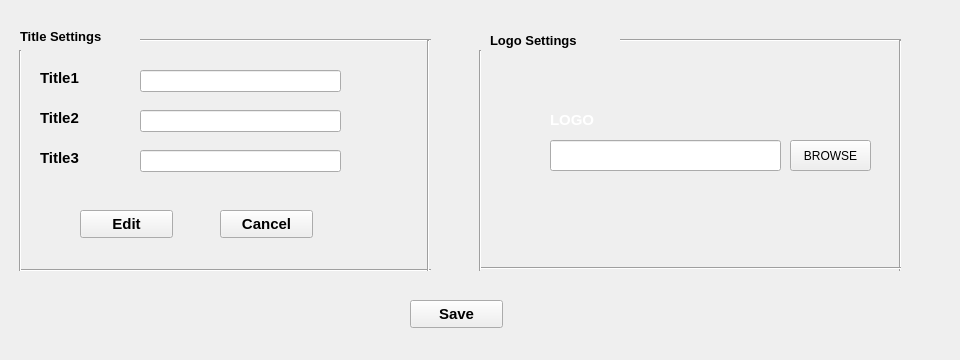
      <widget class="QWidget" name="HeaderSettings">
       <widget class="QLabel" name="lb_HeaderSettingsBackground">
        <property name="geometry">
         <rect>
          <x>0</x>
          <y>0</y>
          <width>951</width>
          <height>351</height>
         </rect>
        </property>
        <property name="text">
         <string/>
        </property>
        <property name="pixmap">
         <pixmap>../Empty.png</pixmap>
        </property>
       </widget>
       <widget class="Line" name="line_19">
        <property name="geometry">
         <rect>
          <x>20</x>
          <y>260</y>
          <width>411</width>
          <height>20</height>
         </rect>
        </property>
        <property name="orientation">
         <enum>Qt::Horizontal</enum>
        </property>
       </widget>
       <widget class="QLabel" name="lb_settings_title1">
        <property name="geometry">
         <rect>
          <x>40</x>
          <y>70</y>
          <width>81</width>
          <height>16</height>
         </rect>
        </property>
        <property name="font">
         <font>
          <pointsize>11</pointsize>
          <weight>75</weight>
          <bold>true</bold>
         </font>
        </property>
        <property name="text">
         <string>Title1</string>
        </property>
       </widget>
       <widget class="QLineEdit" name="le_settings_title1">
        <property name="geometry">
         <rect>
          <x>140</x>
          <y>70</y>
          <width>201</width>
          <height>22</height>
         </rect>
        </property>
       </widget>
       <widget class="Line" name="line_20">
        <property name="geometry">
         <rect>
          <x>140</x>
          <y>30</y>
          <width>291</width>
          <height>21</height>
         </rect>
        </property>
        <property name="orientation">
         <enum>Qt::Horizontal</enum>
        </property>
       </widget>
       <widget class="QLineEdit" name="le_settings_title2">
        <property name="geometry">
         <rect>
          <x>140</x>
          <y>110</y>
          <width>201</width>
          <height>22</height>
         </rect>
        </property>
       </widget>
       <widget class="QLabel" name="lb_settings_title2">
        <property name="geometry">
         <rect>
          <x>40</x>
          <y>110</y>
          <width>81</width>
          <height>16</height>
         </rect>
        </property>
        <property name="font">
         <font>
          <pointsize>11</pointsize>
          <weight>75</weight>
          <bold>true</bold>
         </font>
        </property>
        <property name="text">
         <string>Title2</string>
        </property>
       </widget>
       <widget class="QLineEdit" name="le_settings_title3">
        <property name="geometry">
         <rect>
          <x>140</x>
          <y>150</y>
          <width>201</width>
          <height>22</height>
         </rect>
        </property>
       </widget>
       <widget class="QLabel" name="lb_settings_title3">
        <property name="geometry">
         <rect>
          <x>40</x>
          <y>150</y>
          <width>81</width>
          <height>16</height>
         </rect>
        </property>
        <property name="font">
         <font>
          <pointsize>11</pointsize>
          <weight>75</weight>
          <bold>true</bold>
         </font>
        </property>
        <property name="text">
         <string>Title3</string>
        </property>
       </widget>
       <widget class="QPushButton" name="pb_settings_edit_2">
        <property name="geometry">
         <rect>
          <x>80</x>
          <y>210</y>
          <width>93</width>
          <height>28</height>
         </rect>
        </property>
        <property name="font">
         <font>
          <pointsize>11</pointsize>
          <weight>75</weight>
          <bold>true</bold>
         </font>
        </property>
        <property name="text">
         <string>Edit</string>
        </property>
       </widget>
       <widget class="QPushButton" name="pb_settings_cancel_2">
        <property name="geometry">
         <rect>
          <x>220</x>
          <y>210</y>
          <width>93</width>
          <height>28</height>
         </rect>
        </property>
        <property name="font">
         <font>
          <pointsize>11</pointsize>
          <weight>75</weight>
          <bold>true</bold>
         </font>
        </property>
        <property name="text">
         <string>Cancel</string>
        </property>
       </widget>
       <widget class="QPushButton" name="pb_settings_save_2">
        <property name="geometry">
         <rect>
          <x>410</x>
          <y>300</y>
          <width>93</width>
          <height>28</height>
         </rect>
        </property>
        <property name="font">
         <font>
          <pointsize>11</pointsize>
          <weight>75</weight>
          <bold>true</bold>
         </font>
        </property>
        <property name="text">
         <string>Save</string>
        </property>
       </widget>
       <widget class="QPushButton" name="pb_settings_browse">
        <property name="geometry">
         <rect>
          <x>790</x>
          <y>140</y>
          <width>81</width>
          <height>31</height>
         </rect>
        </property>
        <property name="text">
         <string>BROWSE</string>
        </property>
       </widget>
       <widget class="QLineEdit" name="le_settings_browse">
        <property name="geometry">
         <rect>
          <x>550</x>
          <y>140</y>
          <width>231</width>
          <height>31</height>
         </rect>
        </property>
       </widget>
       <widget class="QLabel" name="lb_settings_logo">
        <property name="geometry">
         <rect>
          <x>550</x>
          <y>110</y>
          <width>81</width>
          <height>21</height>
         </rect>
        </property>
        <property name="font">
         <font>
          <pointsize>11</pointsize>
          <weight>75</weight>
          <bold>true</bold>
         </font>
        </property>
        <property name="text">
         <string>&lt;html&gt;&lt;head/&gt;&lt;body&gt;&lt;p&gt;&lt;span style=&quot; color:#ffffff;&quot;&gt;LOGO&lt;/span&gt;&lt;/p&gt;&lt;/body&gt;&lt;/html&gt;</string>
        </property>
       </widget>
       <widget class="QLabel" name="lb_settings_titleSettings">
        <property name="geometry">
         <rect>
          <x>20</x>
          <y>26</y>
          <width>121</width>
          <height>20</height>
         </rect>
        </property>
        <property name="font">
         <font>
          <pointsize>10</pointsize>
          <weight>75</weight>
          <bold>true</bold>
         </font>
        </property>
        <property name="text">
         <string>Title Settings</string>
        </property>
       </widget>
       <widget class="Line" name="line_21">
        <property name="geometry">
         <rect>
          <x>420</x>
          <y>40</y>
          <width>16</width>
          <height>231</height>
         </rect>
        </property>
        <property name="orientation">
         <enum>Qt::Vertical</enum>
        </property>
       </widget>
       <widget class="Line" name="line_22">
        <property name="geometry">
         <rect>
          <x>0</x>
          <y>50</y>
          <width>41</width>
          <height>221</height>
         </rect>
        </property>
        <property name="orientation">
         <enum>Qt::Vertical</enum>
        </property>
       </widget>
       <widget class="QLabel" name="lb_settings_logoSettings">
        <property name="geometry">
         <rect>
          <x>490</x>
          <y>30</y>
          <width>121</width>
          <height>20</height>
         </rect>
        </property>
        <property name="font">
         <font>
          <pointsize>10</pointsize>
          <weight>75</weight>
          <bold>true</bold>
         </font>
        </property>
        <property name="text">
         <string>Logo Settings</string>
        </property>
       </widget>
       <widget class="Line" name="line_23">
        <property name="geometry">
         <rect>
          <x>620</x>
          <y>30</y>
          <width>281</width>
          <height>20</height>
         </rect>
        </property>
        <property name="orientation">
         <enum>Qt::Horizontal</enum>
        </property>
       </widget>
       <widget class="Line" name="line_24">
        <property name="geometry">
         <rect>
          <x>890</x>
          <y>40</y>
          <width>20</width>
          <height>231</height>
         </rect>
        </property>
        <property name="orientation">
         <enum>Qt::Vertical</enum>
        </property>
       </widget>
       <widget class="Line" name="line_25">
        <property name="geometry">
         <rect>
          <x>480</x>
          <y>260</y>
          <width>421</width>
          <height>16</height>
         </rect>
        </property>
        <property name="orientation">
         <enum>Qt::Horizontal</enum>
        </property>
       </widget>
       <widget class="Line" name="line_26">
        <property name="geometry">
         <rect>
          <x>470</x>
          <y>50</y>
          <width>21</width>
          <height>221</height>
         </rect>
        </property>
        <property name="orientation">
         <enum>Qt::Vertical</enum>
        </property>
       </widget>
      </widget>
